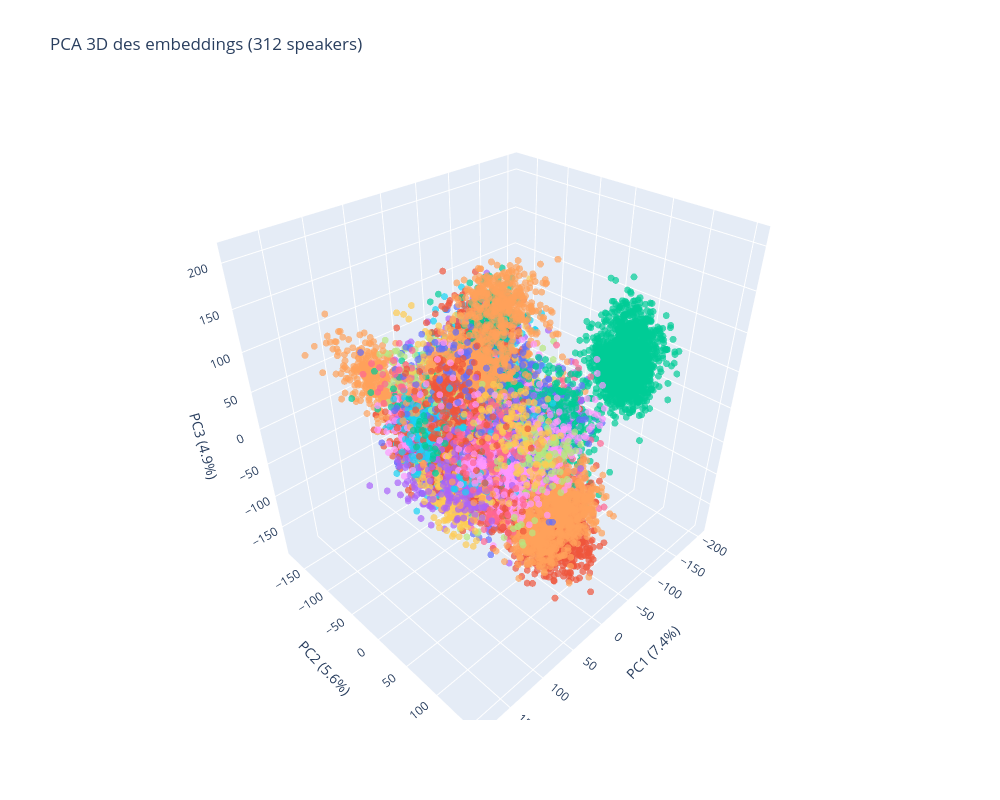

This figure's notebook cell:
### Markdown cell above
## PCA

### Code cell
from sklearn.decomposition import PCA
import plotly.graph_objects as go
import plotly.express as px

# Crée la PCA
pca_3d = PCA(n_components=3)
X_pca_3d = pca_3d.fit_transform(X)

n_speakers = len(meta['username'].unique())
print(f"Nombre de speakers : {n_speakers}")

# Crée une palette de couleurs discrètes
colors = px.colors.qualitative.Plotly
if n_speakers > len(colors):
    # Si tu as plus de 10 speakers, ça va cycler sur les couleurs
    colors = colors * (n_speakers // len(colors) + 1)

# Mappe username → couleur
username_to_color = {u: colors[i % len(colors)] 
                     for i, u in enumerate(meta['username'].unique())}
colors_list = [username_to_color[u] for u in meta['username']]

fig = go.Figure(data=[go.Scatter3d(
    x=X_pca_3d[:, 0],
    y=X_pca_3d[:, 1],
    z=X_pca_3d[:, 2],
    mode='markers',
    marker=dict(
        size=4,
        color=colors_list,  # Utilise les couleurs discrètes
        opacity=0.7
    ),
    text=meta['username'].values,
    hoverinfo='text'
)])

fig.update_layout(
    title=f'PCA 3D des embeddings ({n_speakers} speakers)',
    scene=dict(
        xaxis_title=f'PC1 ({pca_3d.explained_variance_ratio_[0]:.1%})',
        yaxis_title=f'PC2 ({pca_3d.explained_variance_ratio_[1]:.1%})',
        zaxis_title=f'PC3 ({pca_3d.explained_variance_ratio_[2]:.1%})'
    ),
    width=1000, height=800
)

fig.show()

### Figure 1 — Plotly figure (JSON) as saved in the notebook; plotly's stock layout.template omitted (floating-point values rounded to 4 significant figures; data arrays with more than 128 entries replaced by an {"elided": "..."} marker saying what was removed)
{"data": [{"hoverinfo": "text", "marker": {"color": {"elided": "19149 str values"}, "opacity": 0.7, "size": 4}, "mode": "markers", "text": {"elided": "19149 str values"}, "type": "scatter3d", "x": {"elided": "19149 float values"}, "y": {"elided": "19149 float values"}, "z": {"elided": "19149 float values"}}], "layout": {"height": 800, "scene": {"xaxis": {"title": {"text": "PC1 (7.4%)"}}, "yaxis": {"title": {"text": "PC2 (5.6%)"}}, "zaxis": {"title": {"text": "PC3 (4.9%)"}}}, "title": {"text": "PCA 3D des embeddings (312 speakers)"}, "width": 1000}}
